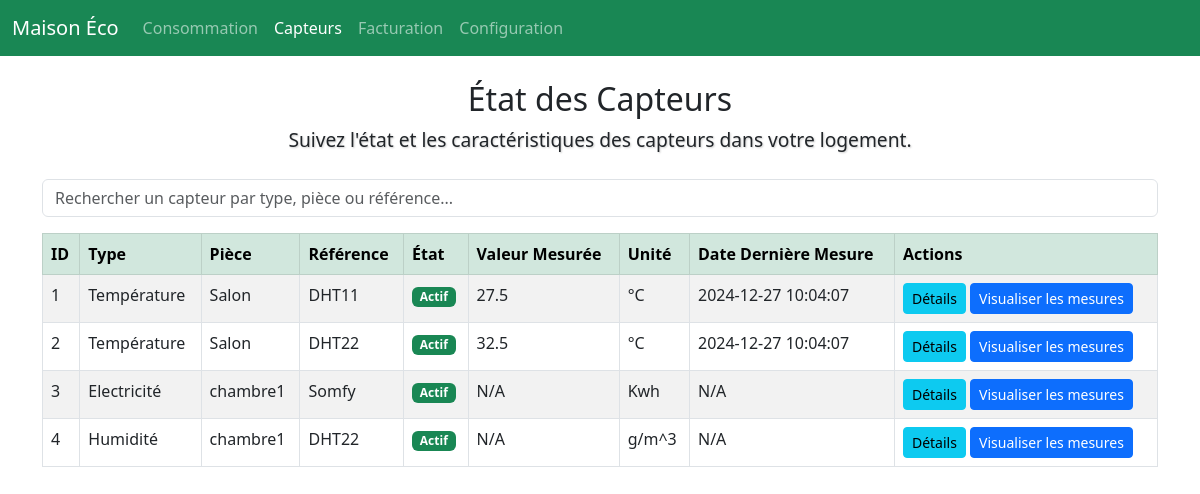
Page /capteurs on the earlier database version.
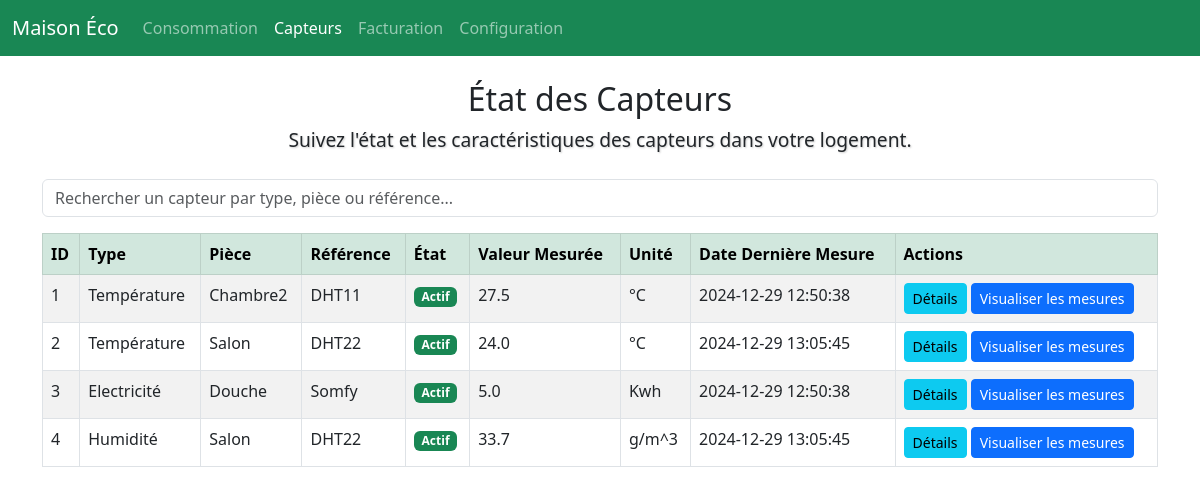
Same page on the later database version.
### tables this page shows
CREATE TABLE capteur_actionneur (id INTEGER PRIMARY KEY AUTOINCREMENT,type_id INTEGER,piece_id INTEGER,reference_commerciale TEXT,port_communication TEXT,date_insertion TIMESTAMP DEFAULT CURRENT_TIMESTAMP,FOREIGN KEY (type_id) REFERENCES type_capteur_actionneur(id),FOREIGN KEY (piece_id) REFERENCES piece(id));

CREATE TABLE type_capteur_actionneur (id INTEGER PRIMARY KEY AUTOINCREMENT,nom TEXT NOT NULL,unite_mesure TEXT, plage_precision TEXT  
);

CREATE TABLE piece (id INTEGER PRIMARY KEY AUTOINCREMENT, nom TEXT NOT NULL,logement_id INTEGER,coordonnees TEXT,FOREIGN KEY (logement_id) REFERENCES logement(id));

### backend.py (the view)
@app.route('/capteurs')
def capteurs():
    conn = get_db_connection()
    capteurs = conn.execute("""
        SELECT ca.id, tc.nom AS type, p.nom AS piece,
               ca.reference_commerciale, ca.port_communication,
               (SELECT m.valeur FROM mesure m WHERE m.capteur_id = ca.id ORDER BY m.date_insertion DESC LIMIT 1) AS valeur,
               (SELECT m.date_insertion FROM mesure m WHERE m.capteur_id = ca.id ORDER BY m.date_insertion DESC LIMIT 1) AS date_insertion,
               tc.unite_mesure
        FROM capteur_actionneur ca
        JOIN type_capteur_actionneur tc ON ca.type_id = tc.id
        JOIN piece p ON ca.piece_id = p.id
    """).fetchall()
    conn.close()
    return render_template('capteur.html', capteurs=capteurs)

### backend.py (called while the page is built)
def get_db_connection():
    conn = sqlite3.connect(DATABASE_PATH)
    conn.row_factory = sqlite3.Row
    return conn

### templates/capteur.html (shortened to what this page needs)
{% extends "base.html" %}
{% block content %}
<div class="capteurs-container">
    <header class="text-center mb-4">
        <h2>État des Capteurs</h2>
        <p class="subtitle">Suivez l'état et les caractéristiques des capteurs dans votre logement.</p>
    </header>
    <div class="table-responsive mt-4">
        <input type="text" id="searchInput" class="form-control mb-3" placeholder="Rechercher un capteur par type, pièce ou référence...">
        <table class="table table-striped table-bordered" id="capteursTable">
            <thead class="table-success">
                <tr>
                    <th>ID</th>
                    <th>Type</th>
                    <th>Pièce</th>
                    <th>Référence</th>
                    <th>État</th>
                    <th>Valeur Mesurée</th>
                    <th>Unité</th>
                    <th>Date Dernière Mesure</th>
                    <th>Actions</th>
                </tr>
            </thead>
            <tbody>
                {% for capteur in capteurs %}
                <tr>
                    <td>{{ capteur.id }}</td>
                    <td>{{ capteur.type }}</td>
                    <td>{{ capteur.piece }}</td>
                    <td>{{ capteur.reference_commerciale }}</td>
                    <td>
                        {% if capteur.port_communication %}
                            <span class="badge bg-success">Actif</span>
                        {% else %}
                            <span class="badge bg-secondary">Inactif</span>
                        {% endif %}
                    </td>
                    <td>{{ capteur.valeur or 'N/A' }}</td>
                    <td>{{ capteur.unite_mesure or 'N/A' }}</td>
                    <td>{{ capteur.date_insertion or 'N/A' }}</td>
                    <td>
                        <button class="btn btn-info btn-sm"
                                data-bs-toggle="modal"
                                data-bs-target="#detailsModal"
                                data-capteur-id="{{ capteur.id }}">
                            Détails
                        </button>
                        <a href="{{ url_for('visualiser_mesures', capteur_id=capteur.id) }}" class="btn btn-primary btn-sm">
                            Visualiser les mesures
                        </a>
                    </td>
                </tr>
                {% endfor %}
            </tbody>
        </table>
    </div>
</div>
{% endblock %}

### templates/base.html (shortened to what this page needs)
<!DOCTYPE html>
<html lang="fr" dir="ltr">
<head>
    <link rel="stylesheet" href="{{ url_for('static', filename='css/style.css') }}">
    <link rel="stylesheet" href="https://cdn.jsdelivr.net/npm/bootstrap@5.3.0/dist/css/bootstrap.min.css">
    <link rel="stylesheet" href="https://cdnjs.cloudflare.com/ajax/libs/font-awesome/6.0.0-beta3/css/all.min.css" />
</head>
<body>
    <nav class="navbar navbar-expand-lg navbar-dark bg-success">
        <div class="container-fluid">
            <a class="navbar-brand" href="{{ url_for('index') }}">Maison Éco</a>
            <div class="collapse navbar-collapse" id="navbarNav">
                <ul class="navbar-nav me-auto">
                    <li class="nav-item">
                        <a class="nav-link {% if request.path.startswith('/consommation') %}active{% endif %}" href="{{ url_for('consommation') }}">Consommation</a>
                    </li>
                    <li class="nav-item">
                        <a class="nav-link {% if request.path.startswith('/capteurs') %}active{% endif %}" href="{{ url_for('capteurs') }}">Capteurs</a>
                    </li>
                    <li class="nav-item">
                        <a class="nav-link {% if request.path.startswith('/facturation') %}active{% endif %}" href="{{ url_for('facturation') }}">Facturation</a>
                    </li>
                    <li class="nav-item">
                        <a class="nav-link {% if request.path.startswith('/configuration') %}active{% endif %}" href="{{ url_for('configuration') }}">Configuration</a>
                    </li>
                </ul>
            </div>
        </div>
    </nav>
<div class="container py-4">
    {% block content %}{% endblock %}
</div>
</body>
</html>

### static/css/style.css (style rules this page uses)
.subtitle { font-size: 1.2rem; margin-bottom: 20px; text-shadow: 1px 1px 2px rgba(0, 0, 0, 0.2); }

Differences in the rows shown:
changed capteur_actionneur "DHT11": piece "Salon" → "Chambre2"; date_insertion "2024-12-27 10:04:07" → "2024-12-29 12:50:38"
changed capteur_actionneur id 2: valeur "32.5" → "24.0"; date_insertion "2024-12-27 10:04:07" → "2024-12-29 13:05:45"
changed capteur_actionneur "Somfy": piece "chambre1" → "Douche"; valeur "N/A" → "5.0"; date_insertion "N/A" → "2024-12-29 12:50:38"
changed capteur_actionneur "Humidité": piece "chambre1" → "Salon"; valeur "N/A" → "33.7"; date_insertion "N/A" → "2024-12-29 13:05:45"
